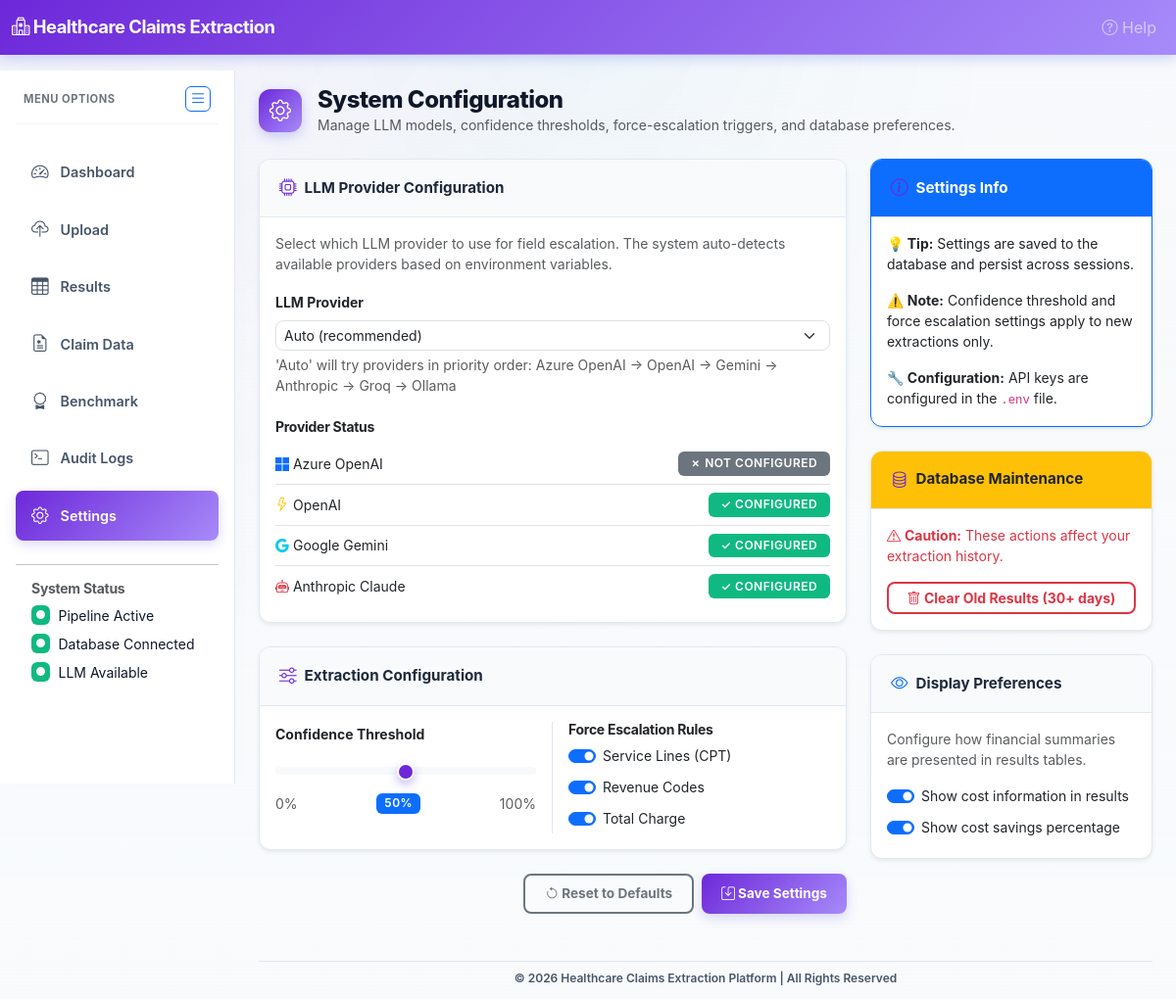
The app's page /settings, older data.
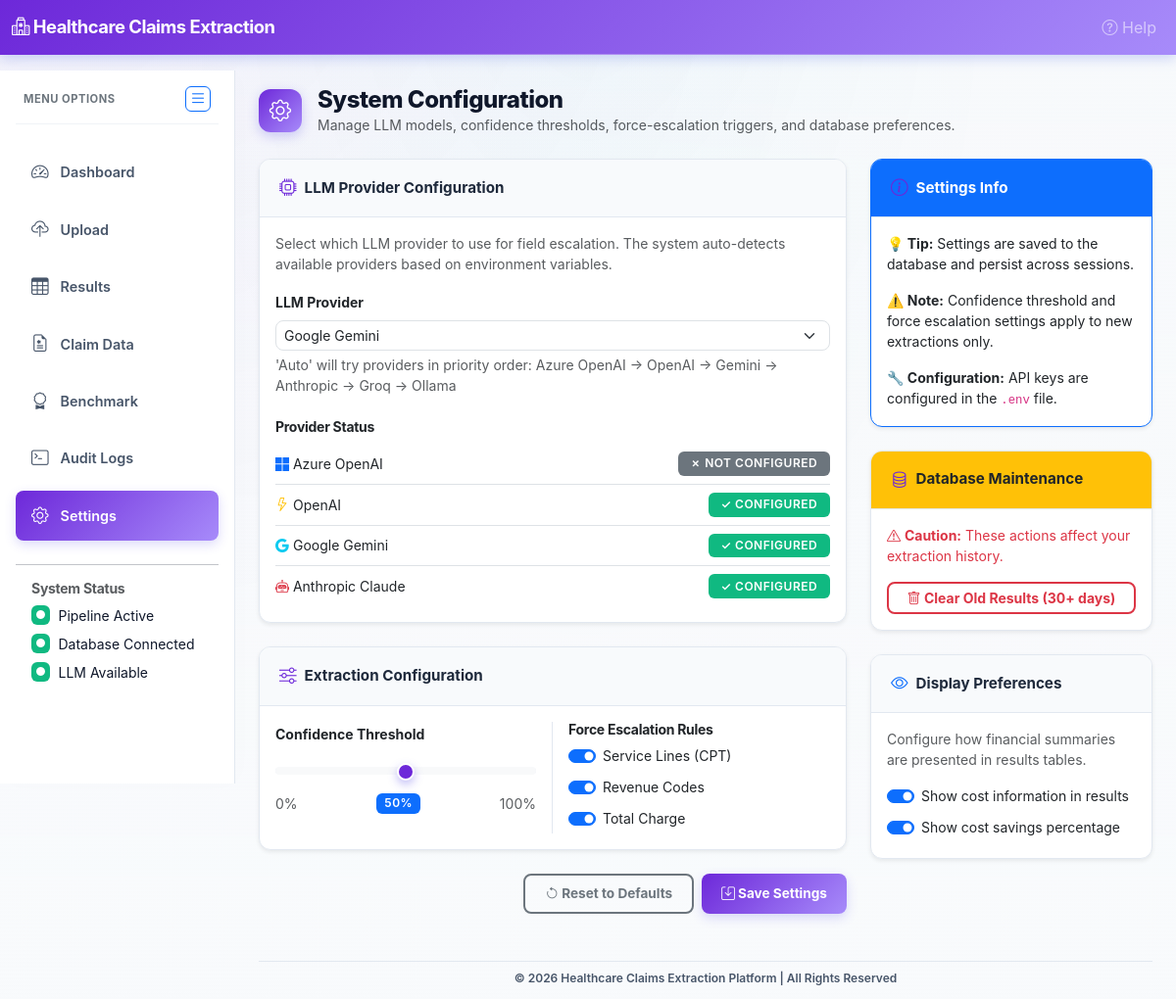
The same page, newer data.
### tables this page shows
CREATE TABLE settings (
    key TEXT PRIMARY KEY,
    value TEXT,
    updated_at TIMESTAMP DEFAULT CURRENT_TIMESTAMP
);

### webapp/app.py (the view)
@app.route('/settings')
def settings_page():
    try:
        from dotenv import load_dotenv
        load_dotenv(override=True)
    except Exception as e:
        pass
    current_settings = {
        'llm_provider': db.get_setting('llm_provider') or 'auto',
        'confidence_threshold': float(db.get_setting('confidence_threshold') or '50.0'),
        'force_escalate_service_lines': db.get_setting('force_escalate_service_lines') == 'true',
        'force_escalate_revenue_lines': db.get_setting('force_escalate_revenue_lines') == 'true',
        'force_escalate_total_charge': db.get_setting('force_escalate_total_charge') == 'true',
        'show_costs': db.get_setting('show_costs') == 'true',
        'show_savings': db.get_setting('show_savings') == 'true'
    }
    env_status = {
        'azure_openai': bool(os.getenv('AZURE_OPENAI_KEY') and os.getenv('AZURE_OPENAI_ENDPOINT')),
        'openai': bool(os.getenv('OPENAI_API_KEY')),
        'gemini': bool(os.getenv('GOOGLE_API_KEY')),
        'anthropic': bool(os.getenv('ANTHROPIC_API_KEY')),
        'groq': bool(os.getenv('GROQ_API_KEY')),
        'ollama': bool(os.getenv('OLLAMA_BASE_URL'))
    }
    return render_template('settings.html', settings=current_settings, env_status=env_status)

### src/database/db_manager.py (called while the page is built)
    def get_setting(self, key: str) -> Optional[str]:
        with sqlite3.connect(self.db_path) as conn:
            cursor = conn.cursor()
            cursor.execute("SELECT value FROM settings WHERE key = ?", (key,))
            row = cursor.fetchone()
            return row[0] if row else None

### webapp/app.py (called while the page is built)
@app.after_request
def add_no_cache_headers(response):
    response.headers['Cache-Control'] = 'no-store, no-cache, must-revalidate, post-check=0, pre-check=0, max-age=0'
    response.headers['Pragma'] = 'no-cache'
    response.headers['Expires'] = '-1'
    return response

### webapp/templates/settings.html (shortened to what the changed rows need)
{% extends "base.html" %}
{% block content %}
<div class="row g-4">
    <div class="col-md-8">
        <div class="card mb-4 shadow-sm" style="border-radius: 12px;">
            <div class="card-body">
                <div class="mb-3">
                    <label class="form-label fw-bold small">LLM Provider</label>
                    <select id="llmProvider" class="form-select form-select-sm" style="border-radius: 8px;">
                        <option value="auto" {% if settings.llm_provider == 'auto' %}selected{% endif %}>Auto (recommended)</option>
                        <option value="gemini" {% if settings.llm_provider == 'gemini' %}selected{% endif %}>Google Gemini</option>
                    </select>
                    <div class="form-text small">
                        'Auto' will try providers in priority order: Azure OpenAI → OpenAI → Gemini → Anthropic → Groq → Ollama
                    </div>
                </div>
            </div>
        </div>
    </div>
</div>
{% endblock %}

Row changes from the older to the newer data that the page shows:
changed settings: value "Auto (recommended)" → "Google Gemini"
